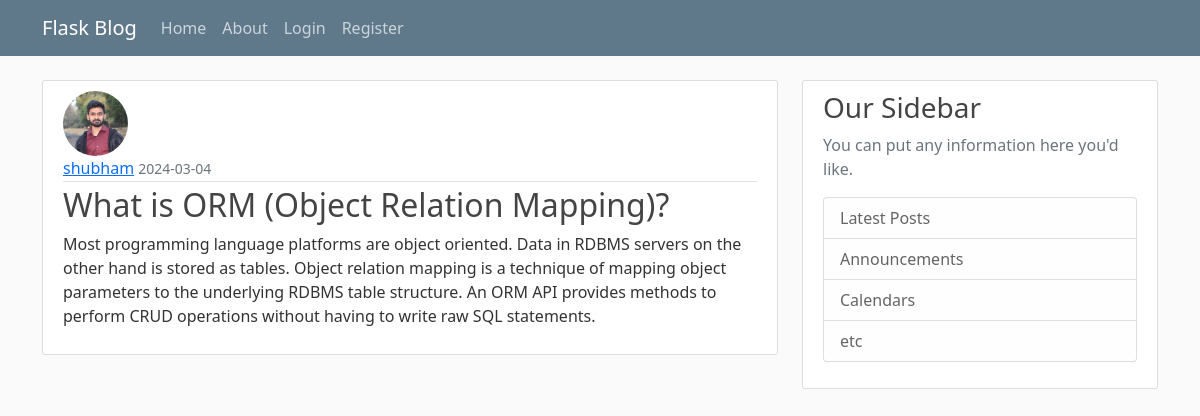
/post/11, run on the app's committed database.
### flask_blog/models.py (models this page shows, shortened)
class User(db.Model, UserMixin):
    id = db.Column(db.Integer, primary_key = True)
    username = db.Column(db.String(20), unique=True, nullable=False)
    email = db.Column(db.String(120), unique=True, nullable=False)
    image_file = db.Column(db.String(20), nullable=False, default='default.jpg')
    password = db.Column(db.String(60), nullable=False)
    posts = db.relationship('Post', backref='author', lazy=True)

class Post(db.Model):
    id = db.Column(db.Integer, primary_key = True)
    title = db.Column(db.String(120), nullable = False)
    date_posted = db.Column(db.DateTime, nullable = False, default=datetime.utcnow)
    content = db.Column(db.Text, nullable=False)
    user_id = db.Column(db.Integer, db.ForeignKey('user.id'), nullable = False)

### flask_blog/routes.py (the view)
@app.route('/post/<int:post_id>')
def post(post_id):
    post = Post.query.get_or_404(post_id)
    return render_template('post.html', title=post.title, post=post)

### flask_blog/templates/post.html (shortened to what this page needs)
{% extends "layout.html" %}
{% block start %}
    <article class="media content-section">
      <img class="rounded-circle article-img" src="{{ url_for('static',filename='profile_pics/'+post.author.image_file) }}">
        <div class="media-body">
          <div class="article-metadata">
            <a class="mr-2" href="{{url_for('user_posts', username=post.author.username)}}">{{ post.author.username }}</a>
            <small class="text-muted">{{ post.date_posted.strftime('%Y-%m-%d') }}</small>
          </div>
          <h2 class="article-title">{{ post.title }}</h2>
          <p class="article-content">{{ post.content }}</p>
        </div>
      </article>
{% endblock %}

### flask_blog/static/main.css (style rules this page uses)
body { background: #fafafa; color: #333333; margin-top: 5rem; }
h1, h2, h3, h4, h5, h6 { color: #444444; }
.content-section { background: #ffffff; padding: 10px 20px; border: 1px solid #dddddd; border-radius: 3px; margin-bottom: 20px; }
.article-title { color: #444444; }
.article-content { white-space: pre-line; }
.article-img { height: 65px; width: 65px; margin-right: 16px; }
.article-metadata { padding-bottom: 1px; margin-bottom: 4px; border-bottom: 1px solid #e3e3e3 }

### data on the page
User: image_file (picture), author.username "shubham"
Post: date_posted "2024-03-04", title "What is ORM (Object Relation Mapping)?", content "Most programming language platforms are object oriented. Data in RDBMS servers on the other hand is stored as tables. Object relation mapping is a technique of mapping object parameters to the underlying RDBMS table structure. An ORM API provides methods to perform CRUD operations without having to write raw SQL statements."
